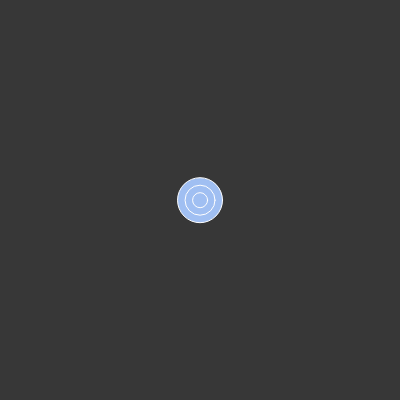
Frame 1 (no input)
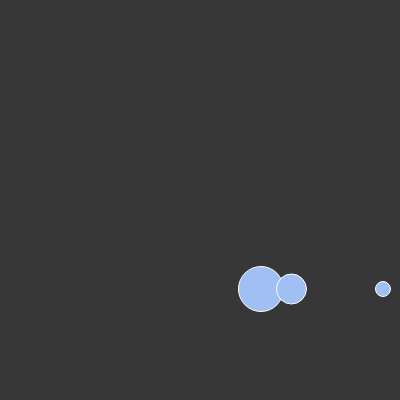
Frame 60 (no input)
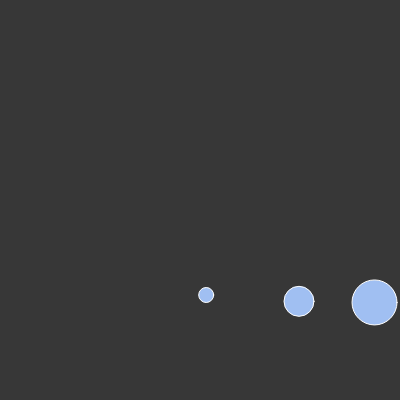
Frame 120 (the mouse pressed at the canvas centre since frame 60)

The p5.js sketch that drew these frames (run headless with seeded random() and noise() and a simulated clock; from frame 60 on, the mouse is pressed at the canvas centre):

// p5.js sketch
// ── sketch.js
let mover;

let temp, base;

function setup() {
  createCanvas(400, 400);
  mover = new Mover(200, 200, 3);
  
  temp = new Mover(200, 200, 2);
  base = new Mover(200, 200, 1);
}

function draw() {
  background(55);
  
  if(mouseIsPressed) {
    mover.friction();
    temp.friction();
  }
  
  let wind = createVector(0.1, 0);
  mover.applyForce(wind);
  temp.applyForce(wind);
  base.applyForce(wind);
  
  mover.update();
  mover.show();
  
  temp.update();
  temp.show();
  base.update();
  base.show();
}
// ── mover.js
class Mover {
  constructor (x,y, mass) {
    this.pos = createVector(x, y);
    this.mass = mass;
    
    this.gravity = createVector(0, 0.2);
    
    // Instantiate vectors for early read-access.
    this.vel = createVector(0, 0);
    this.acc = createVector(0, 0);

    this.colour = color('#a0bff2');
  }
  
  update() {
    
    this.doGravity();
    
    this.vel.add(this.acc);
    this.pos.add(this.vel);
    
    // Wipe accel so it's not summation of all accels.
    this.acc.mult(0);
    
    this.checkEdges();
  }
  
  applyForce(force) {
    let forceCopy = p5.Vector.div(force, this.mass);
    this.acc.add(forceCopy);
  }
  
  // In the real world, gravity is constant between objects.
  doGravity() {
    // Ag = Fg / m => Ag = C*m/m = C
    let grav = p5.Vector.mult(this.gravity, this.mass);
    this.applyForce(grav);
  }
  
  // Ff = -1 * mu * ||N|| * v(unit)
  friction() {
    // Direction.
    let friction = this.vel.copy();
    friction.normalize();
    friction.mult(-1);
    
    // Magnitude.
    let mu = 0.05; // Arbitrary.
    friction.mult(mu);
    // F[normal] = mass*gravity
    friction.mult(this.mass*this.gravity.mag());
    
    this.applyForce(friction);
  }
  
  checkEdges() {
    if(this.pos.x > width) {
      this.pos.x = width
      this.vel.x *= -1;
    } if (this.pos.x <= 0) {
      this.vel.x *= -1;
    } if (this.pos.y > height) {
      this.pos.y = height;
      this.vel.y *= -1;
    } if (this.pos.y <= 0) {
      this.vel *= -1;
    }
  }
  
  show() {
    strokeWeight(1);
    stroke(255);
    fill(this.colour);
    ellipse(this.pos.x, this.pos.y, 15*this.mass);
  }
}
